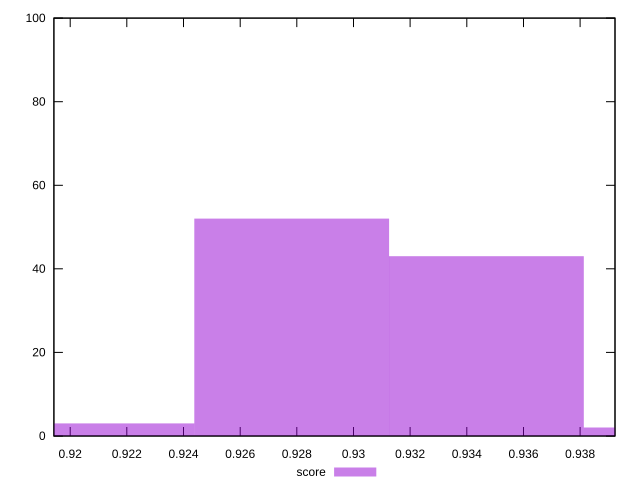

This chart was generated by the following gnuplot code:
reset

$score <<EOF
0.927817464647564 52
0.9346901866079163 43
0.9209447426872116 3
0.9415629085682686 2
EOF

set key outside below
set boxwidth 0.0068727219603523255
set xrange [0.9194252963150875:0.9392308691762613]
set yrange [0:100]
set trange [0:100]
set style fill transparent solid 0.5 noborder
set terminal svg size 640, 490 enhanced background rgb 'white'
set output "report_00007_2020-12-11T15:55:29.892Z/mainthread-work-breakdown/samples/pages+cached+nointeractive/score/histogram.svg"

plot $score title "score" with boxes

reset
